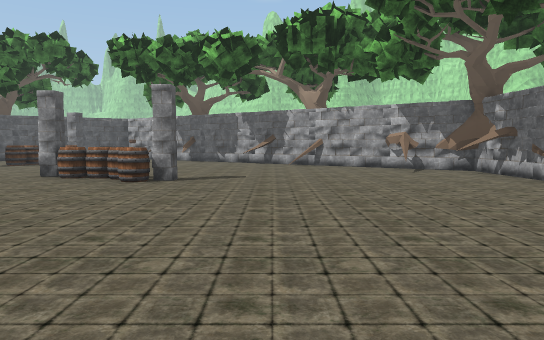
view 1 (above)

19 first-person views from a walk through a Unity game level. The camera is 1.2 m above the floor, tilts 4° down and sees 70° across. The floor is counted in squares, 2 m on a side. Each view is taken from the middle of a square. On the plan, view 1 faces up. The plan holds only what a view shows up to about 11 squares ahead; the rest is blank. The place goes on beyond the plan. The player character is not drawn. Some animated figures are left out. Some surface patterns are stand-ins.

view 2
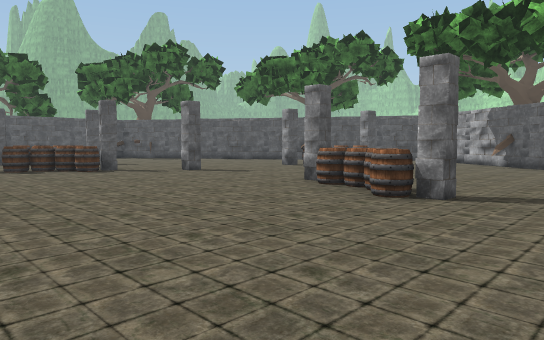

view 3
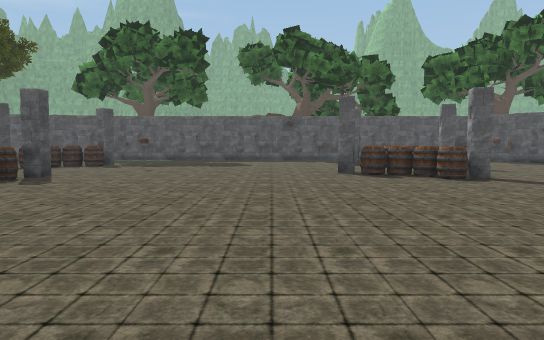

view 4
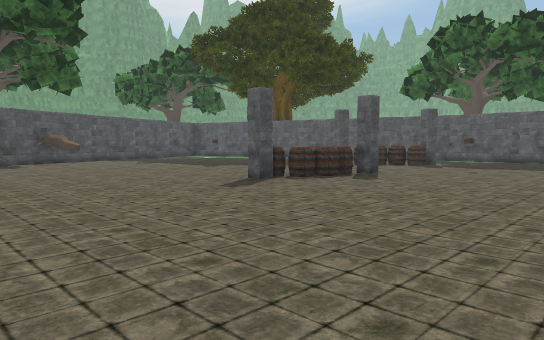

view 5
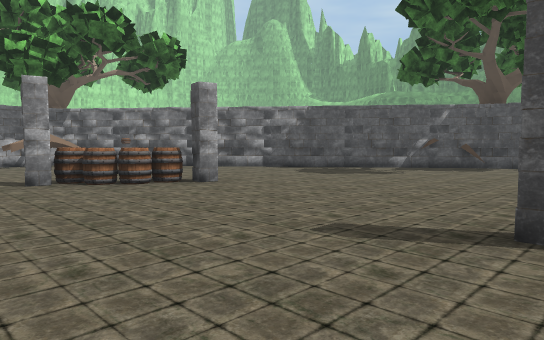

view 6
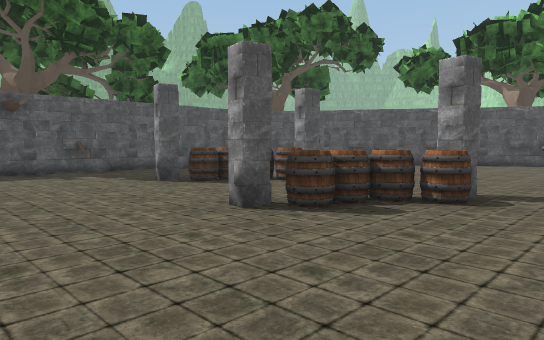

view 7
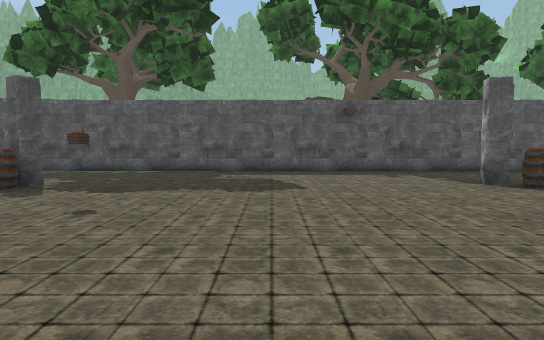

view 8
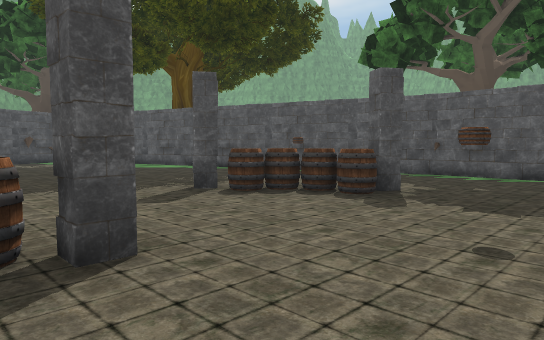

view 9
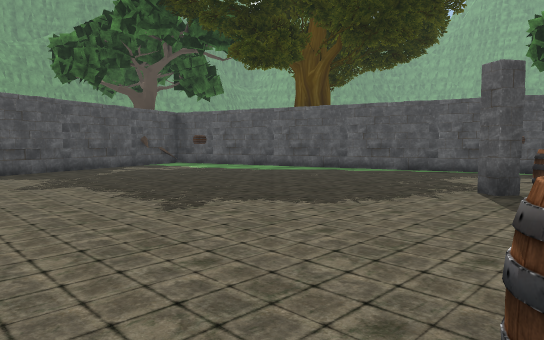

view 10
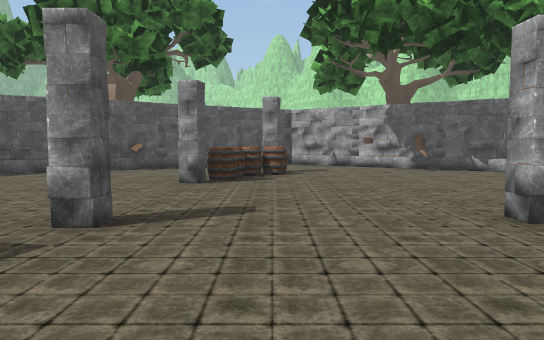

view 11
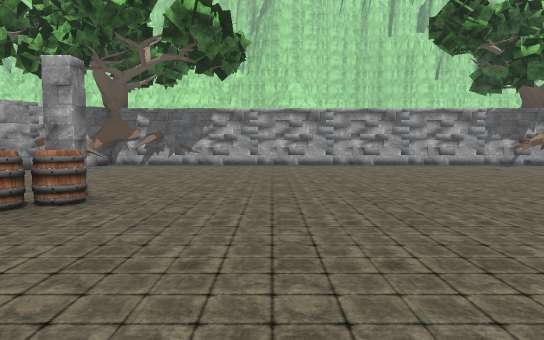

view 12
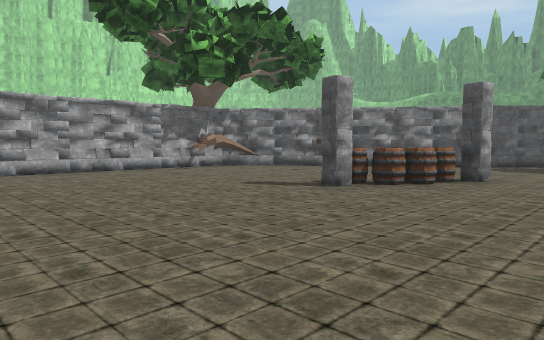

view 13
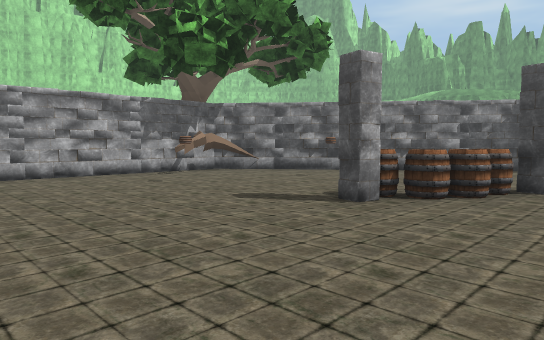

view 14
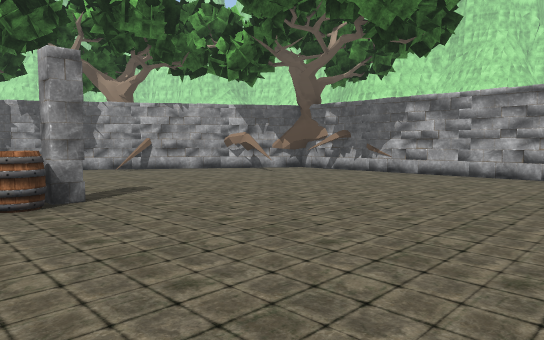

view 15
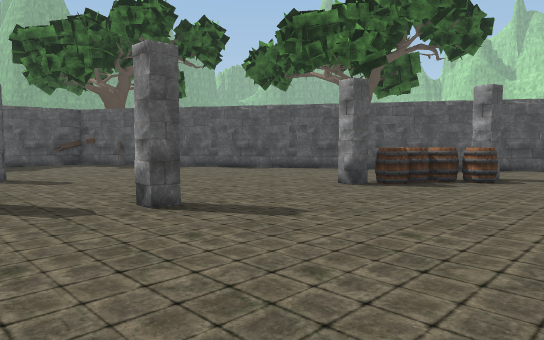

view 16
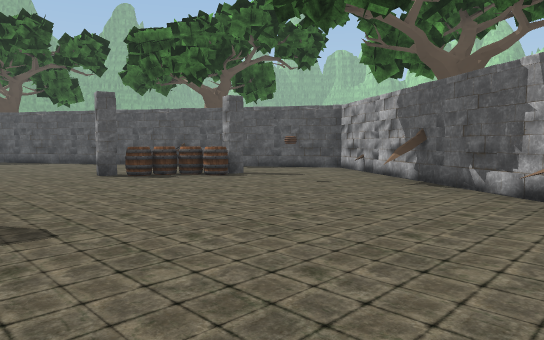

view 17
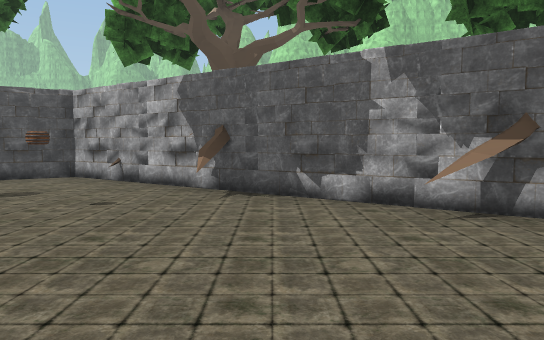

view 18
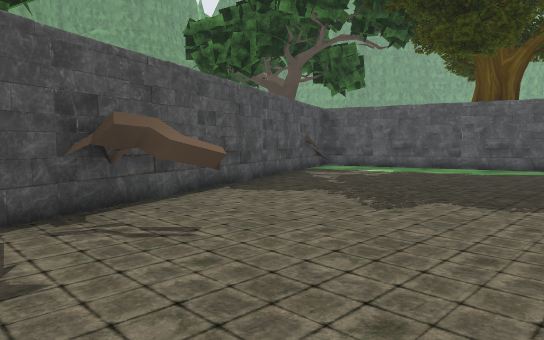

view 19
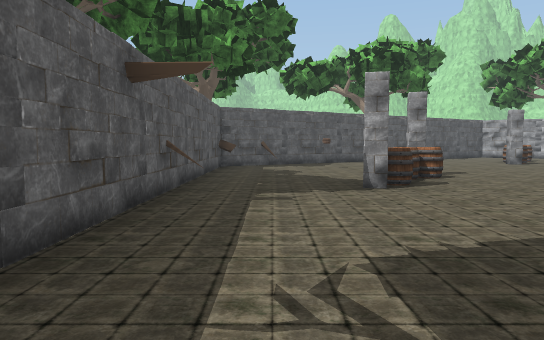

### Floor plan
Key: @ floor where view 1 was taken; # wall or solid block; . floor; = window, fence, low wall or low ledge; T tree; B barrel; P pillar; O other object.
Columns run from 16 left of view 1 to 7 right of it. Each row starts with its distance up from view 1.
 16             TTT
 15          ###TTTT
 14        ###..#TTT
 13       ##.....##T
 12     ###...P.OT.##
 11   ###....BB....=##
 10  ##......B.......##T T
  9  #.......P.........##TT
  8 ##.O...............TTTTT
  7 #....P...P..PBB.....TTT
  6 #...BB.B......B......#
  5 #...B..BB.....P......#
  4 ##.P..PB.............#
  3 #....................#
  2 #....................#
  1 #....................#
  0 #...............@....#
 -1 #....O.........P..#..#
 -2 #...B..PBB.....B....#TTT
 -3 ##.BPB...P....PB....T TT
 -4  #..BP...B.......O..#TTT
 -5  #.................# T
 -6  #...............##  T
 -7  ##.............##
 -8   #....O.......#
 -9   #..........##
-10   #.......TT##
-11   ##......##TTT
-12    #...###  TT
-13   TT###
-14    T TT
-15     TTT

Positions as (right, up) in squares from view 1, and headings:
1: (0, 0), facing up
2: (0, 2), facing up-left
3: (-2, 2), facing left
4: (-2, 2), facing down-left
5: (-7, 0), facing down-right
6: (-7, 1), facing up-left
7: (-7, 1), facing left
8: (-8, 0), facing down-left
9: (-6, -3), facing down-left
10: (-6, 4), facing up
11: (-6, 4), facing right
12: (-4, 3), facing down-right
13: (-3, 2), facing down-right
14: (-3, 2), facing up-right
15: (-4, 5), facing up-left
16: (0, 7), facing up-left
17: (-2, 8), facing up
18: (-4, -7), facing down-left
19: (-14, -1), facing up
